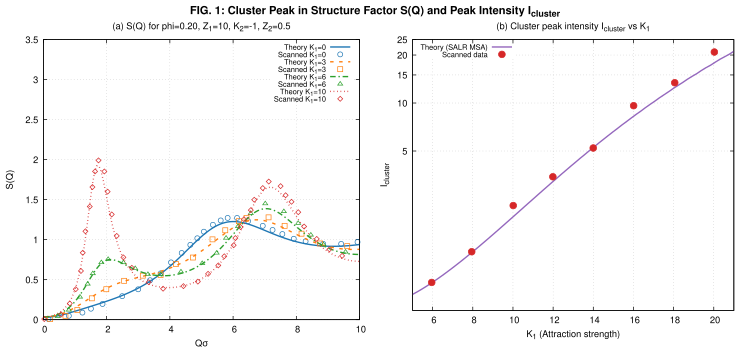

This figure's gnuplot source:
# Gnuplot script for Figure 1 of Liu et al. (2005)
set terminal pdfcairo enhanced color font "Helvetica,10" size 7.5in,3.5in
set output "fig1.pdf"

set multiplot layout 1,2 title "{/:Bold FIG. 1: Cluster Peak in Structure Factor S(Q) and Peak Intensity I_{cluster}}" font "Helvetica,12"

# Panel (a)
set title "(a) S(Q) for \\phi=0.20, Z_1=10, K_2=-1, Z_2=0.5" font "Helvetica,10"
set xlabel "Q{/Symbol s}" font "Helvetica,10"
set ylabel "S(Q)" font "Helvetica,10"
set xrange [0:10]
set yrange [0:3.5]
set grid
set key top right font "Helvetica,8"

plot "Fig1/theory_Fig1a_K1_0.dat" u 1:2 w l dt 1 lc rgb "#1f77b4" lw 2 t "Theory K_1=0", \
     "Fig1/Fig1a_K1_0.dat" u 1:2 w p pt 6 ps 0.6 lc rgb "#1f77b4" t "Scanned K_1=0", \
     "Fig1/theory_Fig1a_K1_3.dat" u 1:2 w l dt 2 lc rgb "#ff7f0e" lw 2 t "Theory K_1=3", \
     "Fig1/Fig1a_K1_3.dat" u 1:2 w p pt 4 ps 0.6 lc rgb "#ff7f0e" t "Scanned K_1=3", \
     "Fig1/theory_Fig1a_K1_6.dat" u 1:2 w l dt 4 lc rgb "#2ca02c" lw 2 t "Theory K_1=6", \
     "Fig1/Fig1a_K1_6.dat" u 1:2 w p pt 8 ps 0.6 lc rgb "#2ca02c" t "Scanned K_1=6", \
     "Fig1/theory_Fig1a_K1_10.dat" u 1:2 w l dt 3 lc rgb "#d62728" lw 2 t "Theory K_1=10", \
     "Fig1/Fig1a_K1_10.dat" u 1:2 w p pt 12 ps 0.6 lc rgb "#d62728" t "Scanned K_1=10"

# Panel (b)
set title "(b) Cluster peak intensity I_{cluster} vs K_1" font "Helvetica,10"
set xlabel "K_1 (Attraction strength)" font "Helvetica,10"
set ylabel "I_{cluster}" font "Helvetica,10"
set logscale y
set xrange [5:21]
set yrange [0.5:25]
set grid
set key top left font "Helvetica,8"

plot "Fig1/theory_Fig1b.dat" u 1:2 w l lc rgb "#9467bd" lw 2 t "Theory (SALR MSA)", \
     "Fig1/Fig1b.dat" u 1:2 w p pt 7 ps 0.8 lc rgb "#d62728" t "Scanned data"

unset logscale y
unset multiplot
